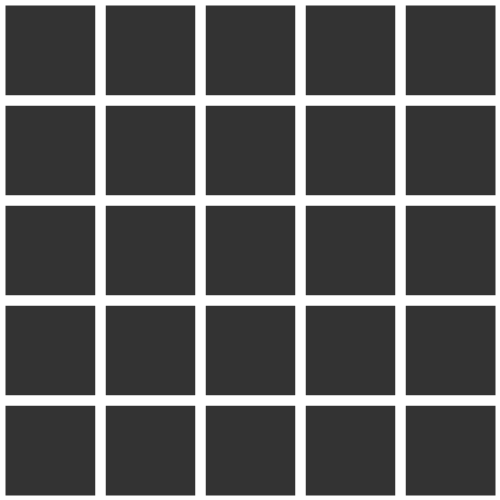
Frame 1 (no input)
Frame 60 (the mouse pressed at the canvas centre just before this capture): identical to frame 1, image omitted
Frame 120 (the mouse held since frame 60 and released just before this capture): identical to frame 1, image omitted

The Processing sketch that drew this single still picture (run headless with seeded random() and noise(); from frame 60 on, the mouse is pressed at the canvas centre):

// Processing sketch: processing_31479
// ── processing_31479.pde

int patternSeperationX = 100;
int patternSeperationY = 100;
 
 
void setup(){
  size(500,500);
  smooth();
  noStroke();
  rect(0,0,patternSeperationX,patternSeperationY);
  stroke(0);
   background(51);
  for(int i = 0; i < width/patternSeperationX; i++){
      for(int j = 0; j < height/patternSeperationY; j++){
        pushMatrix();
        translate(i*patternSeperationX, j*patternSeperationY);
        yourFunction();
        popMatrix();
      }
  }
   
}
 
 
void draw()
{

}
 
 
void yourFunction(){
   
  //-------------------------------------YOUR PATTERN GOES IN HERE-------------------------------
  //try making pleasant designs :-)

 

 strokeWeight(10);
 stroke(255);
 noFill();
 rect(0,0,100,100);
 
}
 

                
